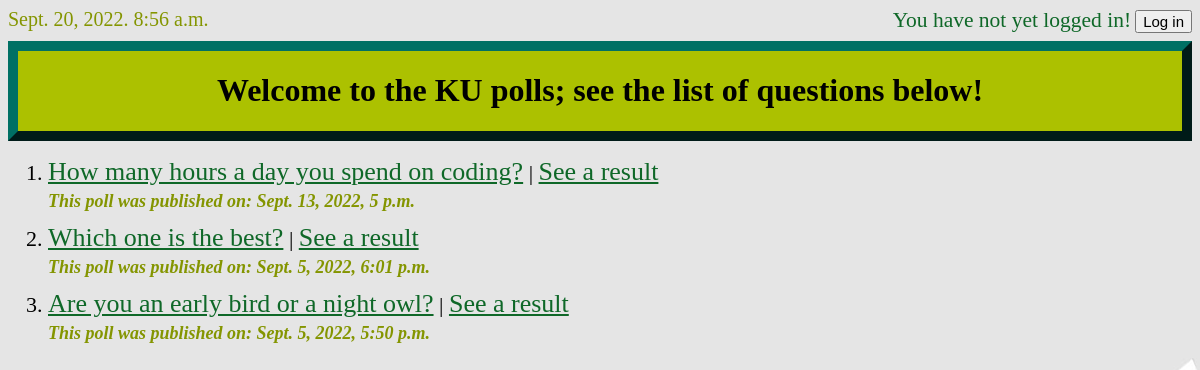
/polls/, run on an earlier commit of the app's database.
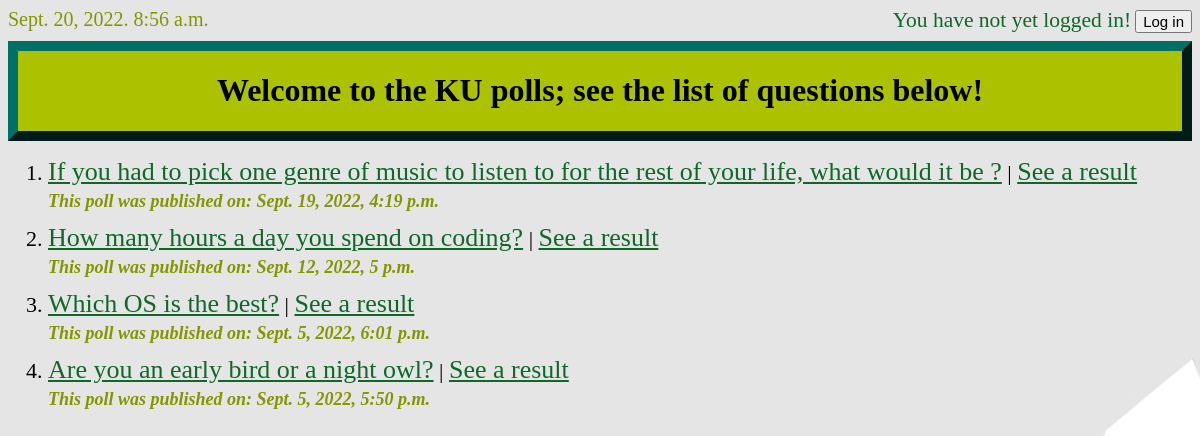
And on a later commit of the database.
### polls/models.py (models this page shows, shortened)
class Question(models.Model):
    question_text = models.CharField(max_length=200)
    pub_date = models.DateTimeField("date published")
    end_date = models.DateTimeField("end date", null=True, blank=True)

### polls/views.py (the view)
# urls.py: path("", views.IndexView.as_view(), name="index"),
class IndexView(generic.ListView):
    template_name = "polls/index.html"
    context_object_name = "latest_question_list"
    def get_queryset(self):
        return Question.objects.filter(pub_date__lte=timezone.now()).order_by('-pub_date')[:5]

### polls/templates/polls/index.html (shortened to what this page needs)
{% load static %}
<link rel="stylesheet" type="text/css" href="{% static 'polls/style.css' %}">
<div style="padding-bottom: 10px;">
    <div id="div1" class="time">{% now "N d, Y. g:i a" %}</div>
    {% if user.is_authenticated %}
    <div id="div2" class="welcomeContainer">
        <div id="bloc1" class="welcomeText">Welcome back, <strong>{{ user.username }}</strong></div>
        <a id="bloc2" href="{% url 'logout'%}"><input type="button" value="Log out"></a>
    </div>
    {% else %}
    <div id="div2" class="welcomeContainer">
        <div id="bloc1" class="welcomeText">You have not yet logged in!</div>
        <a id="bloc2" href="{% url 'login'%}?next={{request.path}}"><input type="button" value="Log in"></a>
    </div>
    {% endif %}
</div>
<div class="myDiv">
    <h1>Welcome to the KU polls; see the list of questions below!</h1>
</div>
{% if latest_question_list %}
    <ul>
    {% for question in latest_question_list %}
        <li style="list-style-type: number; padding-bottom: 10px;">
            <a class="pollsQuestions" href="{% url 'polls:detail' question.id %}">{{ question.question_text }}</a>
            <a style="color: black;"> | </a>
            <a class="pollsQuestions" href="{% url 'polls:results' question.id %}"> See a result</a><br>
            <b class="pubDate">This poll was published on: {{ question.pub_date }}</b>
        </li>
    {% endfor %}
    </ul>
{% else %}
    <p>No polls are available.</p>
{% endif %}

### polls/static/polls/style.css (style rules this page uses)
li a { color: green; font-size: 22px; }
li { font-size: 22px; }
input { font-size: 15px; }
.pollsQuestions { font-size: 26px; color: #0f6828; }
.myDiv { border: 10px outset #007064; background-color: #acc100; text-align: center; }
.welcomeText { font-size: 21.5px; color: #0f6828; }
.welcomeContainer { float: right; }
#bloc1, #bloc2 { display: inline; }
#div1, #div2 { display: inline; }
.time { font-size: 20px; color: #849500; }
.pubDate { font-size: 18px; font-style: italic; color: #849500; }

What changed in the data, as far as the page shows it:
added Question: question_text "If you had to pick one genre of music to listen to for the rest of your life, what would it be ?", pub_date "Sept. 19, 2022, 4:19 p.m."
changed Question "How many hours a day you spend on coding?": pub_date "Sept. 13, 2022, 5 p.m." → "Sept. 12, 2022, 5 p.m."
changed Question: question_text "Which one is the best?" → "Which OS is the best?"
